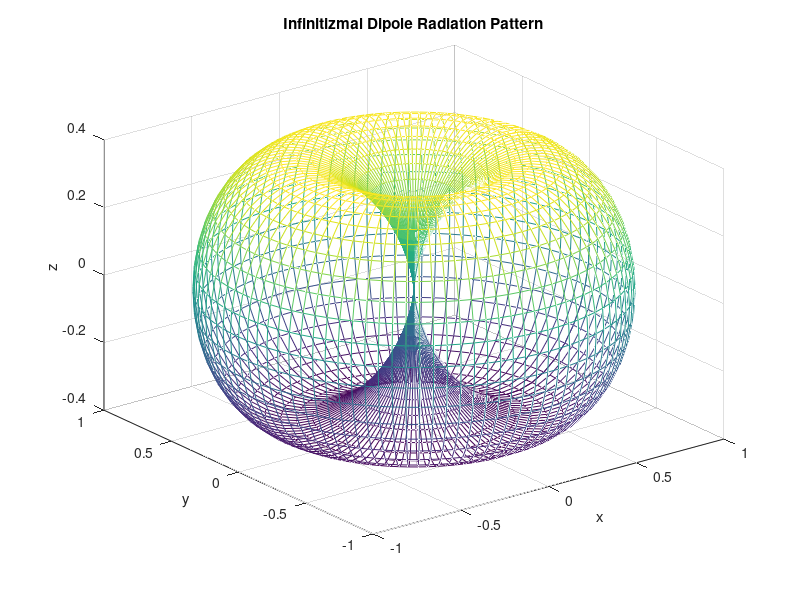

Source code (MATLAB):

clear all
close all
clc

%finite dipole

lambda=1;
l=5*lambda;

i=1;j=1;
step=50;
for theta=0:pi/step:pi
    for phi=0:pi/step:2*pi
        r=sin(theta)^2;
        x(i,j)=r*sin(theta)*cos(phi);
        y(i,j)=r*sin(theta)*sin(phi);
        z(i,j)=r*cos(theta);
        j=j+1;
    end
    j=1;
    i=i+1;
end
figure
mesh(x,y,z)
title('Infinitizmal Dipole Radiation Pattern')
xlabel('x')
ylabel('y')
zlabel('z')
hidden off 
